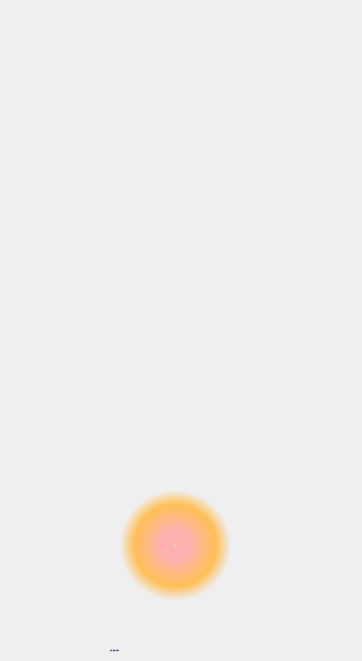
<?xml version="1.0" encoding="UTF-8"?>
<ui version="4.0">
 <class>MainWindow</class>
 <widget class="QMainWindow" name="MainWindow">
  <property name="geometry">
   <rect>
    <x>0</x>
    <y>0</y>
    <width>362</width>
    <height>661</height>
   </rect>
  </property>
  <property name="maximumSize">
   <size>
    <width>650</width>
    <height>800</height>
   </size>
  </property>
  <property name="windowTitle">
   <string>校园导航系统 V1.0</string>
  </property>
  <property name="styleSheet">
   <string notr="true">background: url(:/background.jfif)</string>
  </property>
  <widget class="QWidget" name="centralwidget">
   <widget class="QPushButton" name="pushButton">
    <property name="geometry">
     <rect>
      <x>120</x>
      <y>490</y>
      <width>111</width>
      <height>111</height>
     </rect>
    </property>
    <property name="font">
     <font>
      <family>Arial Black</family>
      <pointsize>-1</pointsize>
      <italic>false</italic>
      <bold>true</bold>
     </font>
    </property>
    <property name="focusPolicy">
     <enum>Qt::WheelFocus</enum>
    </property>
    <property name="contextMenuPolicy">
     <enum>Qt::DefaultContextMenu</enum>
    </property>
    <property name="autoFillBackground">
     <bool>false</bool>
    </property>
    <property name="styleSheet">
     <string notr="true">background: qradialgradient(spread:pad, cx:0.5, cy:0.5, radius:0.5, fx:0.5, fy:0.494, stop:0.255682 rgba(255, 177, 177, 255), stop:0.738636 rgba(255, 191, 87, 255), stop:1 rgba(255, 255, 255, 0));
font: 900 26px &quot;Arial Black&quot;;
color: rgb(170, 255, 255);
border-style: hidden</string>
    </property>
    <property name="text">
     <string>进入</string>
    </property>
    <property name="checkable">
     <bool>false</bool>
    </property>
    <property name="default">
     <bool>false</bool>
    </property>
    <property name="flat">
     <bool>false</bool>
    </property>
   </widget>
   <widget class="QLabel" name="label_2">
    <property name="geometry">
     <rect>
      <x>110</x>
      <y>640</y>
      <width>211</width>
      <height>21</height>
     </rect>
    </property>
    <property name="font">
     <font>
      <family>Arial Black</family>
      <pointsize>-1</pointsize>
      <italic>false</italic>
      <bold>true</bold>
     </font>
    </property>
    <property name="styleSheet">
     <string notr="true">background: transparent;
font: 900 12px &quot;Arial Black&quot;;
color: rgb(0,0,128)</string>
    </property>
    <property name="text">
     <string>作者：夏翔、姚晗哲</string>
    </property>
   </widget>
   <widget class="QLabel" name="label_5">
    <property name="geometry">
     <rect>
      <x>0</x>
      <y>-30</y>
      <width>371</width>
      <height>751</height>
     </rect>
    </property>
    <property name="text">
     <string/>
    </property>
    <property name="pixmap">
     <pixmap resource="image.qrc">:/new/prefix1/image/bg1.png</pixmap>
    </property>
   </widget>
   <zorder>label_5</zorder>
   <zorder>pushButton</zorder>
   <zorder>label_2</zorder>
  </widget>
 </widget>
 <resources>
  <include location="image.qrc"/>
 </resources>
 <connections/>
</ui>
